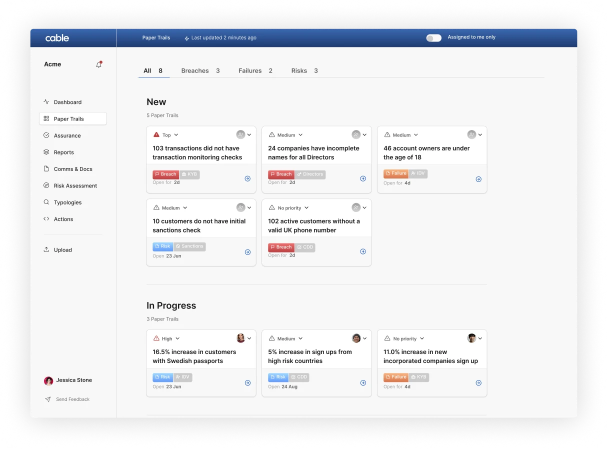
#> input picture versions/cable/2026-09-21/site/cable/img/suite-02.webp, 1216 x 900 px (shown at 1/2 size)
$ python slope.py ../../../../cable/2026-09-21/site/cable/img/suite-02.webp
#> lines starting #> are read from the running program, lines starting #| are printed output that depends on the picture; pictures that were not available may be replaced by others from this repository, and a replacement may not be noted
import numpy as np, sys
from PIL import Image
H=[960,762,2264,2343,1960,1912,3561,2040,2264,1858,1535,1241,1518,2161,1679,2189,2715]
SEC={};y=0
for i,h in enumerate(H): SEC['%02d'%(i+1)]=y; y+=h
def sh(pr,pb,R=4):
    cs=[((np.roll(pb,-d)-pr)**2)[R+1:-R-1].sum() for d in range(-R,R+1)]
    i=int(np.argmin(cs))
    if 0<i<2*R: a,b,c=cs[i-1],cs[i],cs[i+1]; den=(a-2*b+c); return i-R+(0.5*(a-c)/den if den else 0)
    return i-R
build=np.asarray(Image.open(sys.argv[1]).convert('L')).astype(float)
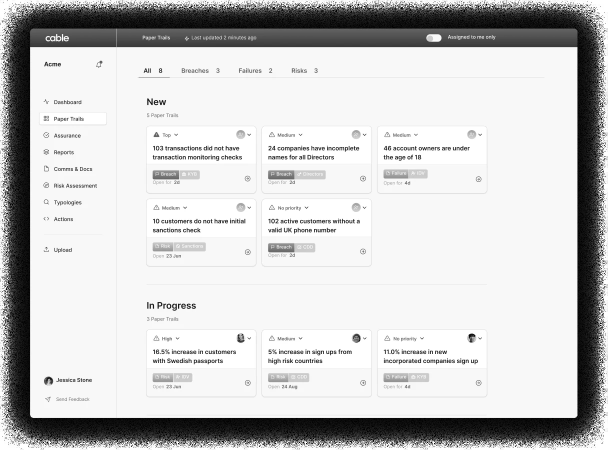
#> build: shape (900, 1216) float64 (shown at 1/2 size); min 0, max 255, mean 202.4
# style: list of (sec, y0, x0, x1, lh) first lines
L={'lead':[('09',559,160,1740,42),('07',661,160,1740,42),('14',1660,188,1720,42),('16',1625,188,1720,42)],
   'body':[('04',1877,160,1200,32),('05',1504,89,930,32),('06',1262,569,1340,32)],
   'body2':[('12',447,160,680,32),('12',479,160,680,32),('11',945,160,680,32),('12',695,160,680,32)],
   'small':[('09',1672,228,890,30),('09',1702,228,890,30),('09',1672,1020,1690,30),('07',3000,409,945,30)],
   'small28':[('08',1444,751,1830,28)],
   'card':[('02',290,168,1060,24),('02',314,168,1060,24),('02',338,168,1060,24)],
   'note':[('14',435,114,450,40)],'list':[('07',1822,185,900,32),('07',1854,185,900,32)],
   'h1':[('04',304,160,530,81),('09',374,160,690,81),('07',452,160,670,81)]}
for st,lines in L.items():
    xs=[];ds=[]
    for sec,y0,x0,x1,lh in lines:
        ref=np.asarray(Image.open(f'ref/s{sec}.png').convert('L')).astype(float)
        for xw in range(x0,x1-100,100):
            r=ref[y0:y0+lh,xw:xw+100]; b=build[SEC[sec]+y0:SEC[sec]+y0+lh,xw:xw+100]
            bg=np.median(r); pr=np.abs(r-bg).sum(0)
            if pr.sum()<500: continue
            xs.append(xw+50-x0); ds.append(sh(pr,np.abs(b-bg).sum(0)))
#> this loop made 15 passes
#> pass 1, `r = ref[y0:y0 + lh, xw:xw + 100]`:
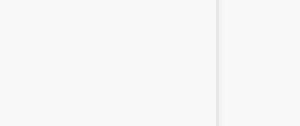
#> r: shape (42, 100) float64 (shown 3 times larger); min 231, max 249, mean 247.8
#> after the loop, ds = [-4, -4, -4, -4, -4, -4, -4, -4, -4, -4]; xs = [50, 150, 250, 350, 450, 550, 650, 750, 950, 1050]
#> (the run stopped early here; a loop or call above may not have finished)

$ run again, on versions/cable/2026-09-21/site/cable/img/suite-05.webp
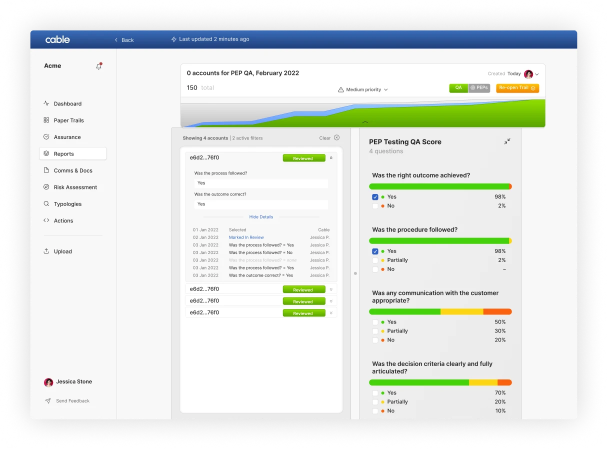
#> input picture versions/cable/2026-09-21/site/cable/img/suite-05.webp, 1216 x 900 px (shown at 1/2 size)
#> `build=np.asarray(Image.open(sys.argv[1]).convert('L')).astype(float)`:
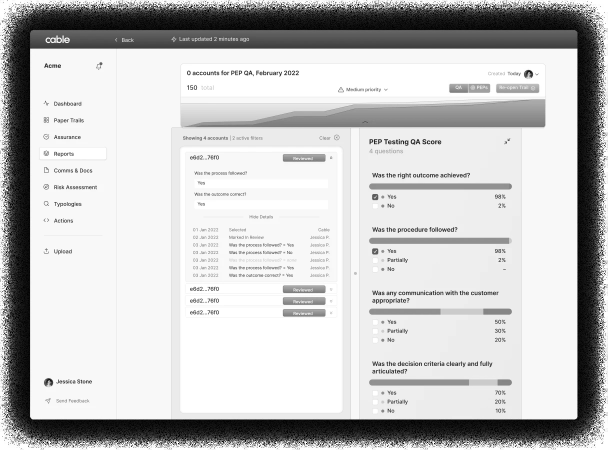
#> build: shape (900, 1216) float64 (shown at 1/2 size); min 0, max 255, mean 197.2
#> the loop `for xw in range(x0,x1-100,100):` made 15 passes
#> bg on passes 1 to 8: 248, 248, 255, 255, 241, 239, 239, 238
#> pass 3, `r = ref[y0:y0 + lh, xw:xw + 100]`:
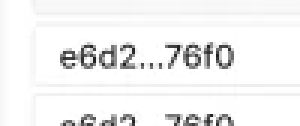
#> r: shape (42, 100) float64 (shown 3 times larger); min 31, max 255, mean 241.3
#> after the loop `for xw in range(x0,x1-100,100):`: ds = [-4, -4, -4, -4, -4, -4, -4, -4, -4, -4, -4]; xs = [50, 150, 250, 350, 450, 550, 650, 750, 850, 950, 1050]
